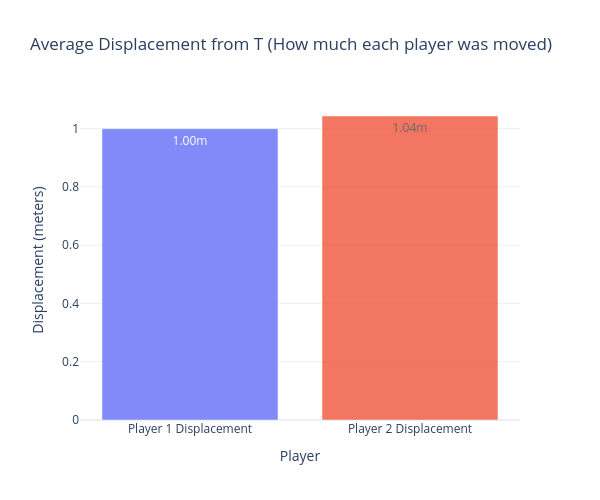
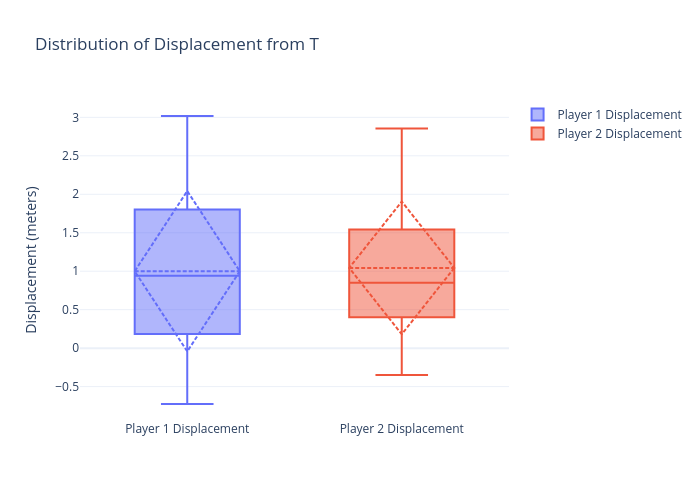

The notebook cell saved with these charts, in order:
### Markdown cell above
## **5. Shot Displacement From T**

### Code cell
# Opponent Displacement from T - Rewritten for clarity

import plotly.graph_objects as go
import pandas as pd

# Get all racket hit events sorted by time
racket_hits = df[df['is_racket_hit'] == True].sort_values(['rally_id', 'timestamp']).copy()

# Calculate displacement for each shot
displacement_results = []

for idx, hit in racket_hits.iterrows():
    shooter_id = hit['racket_hit_player_id']
    target_id = 2 if shooter_id == 1 else 1  # The player being displaced
    rally_id = hit['rally_id']
    hit_timestamp = hit['timestamp']
    
    # Get target player's position at the shooter's hit
    if target_id == 1:
        target_distance_at_shot = hit['p1_distance_from_t']
    else:
        target_distance_at_shot = hit['p2_distance_from_t']
    
    # Find target player's NEXT shot (their response)
    target_next_shots = racket_hits[
        (racket_hits['rally_id'] == rally_id) &
        (racket_hits['racket_hit_player_id'] == target_id) &
        (racket_hits['timestamp'] > hit_timestamp)
    ]
    
    if len(target_next_shots) > 0:
        target_response = target_next_shots.iloc[0]
        
        # Get target player's position at their response hit
        if target_id == 1:
            target_distance_at_response = target_response['p1_distance_from_t']
        else:
            target_distance_at_response = target_response['p2_distance_from_t']
        
        # Calculate displacement (change in distance from T)
        displacement = target_distance_at_response - target_distance_at_shot
        
        displacement_results.append({
            'rally_id': rally_id,
            'shooter_id': shooter_id,  # Who hit the shot
            'displaced_player_id': target_id,  # Who got displaced
            'hit_timestamp': hit_timestamp,
            'response_timestamp': target_response['timestamp'],
            'distance_at_shot': target_distance_at_shot,
            'distance_at_response': target_distance_at_response,
            'displacement_from_t': displacement  # Positive = moved away from T
        })

# Convert to DataFrame
displacement_df = pd.DataFrame(displacement_results)

if len(displacement_df) > 0:
    # Group by displaced player (who got moved)
    p1_displaced = displacement_df[displacement_df['displaced_player_id'] == 1]  # Player 1 was displaced by Player 2
    p2_displaced = displacement_df[displacement_df['displaced_player_id'] == 2]  # Player 2 was displaced by Player 1
    
    print("=== Opponent Displacement from T ===\n")
    
    if len(p1_displaced) > 0:
        print(f"Player 1 Displacement (displaced by Player 2's shots):")
        print(f"  Average displacement: {p1_displaced['displacement_from_t'].mean():.2f}m")
        print(f"  Max displacement: {p1_displaced['displacement_from_t'].max():.2f}m")
        print(f"  Min displacement: {p1_displaced['displacement_from_t'].min():.2f}m")
        print(f"  Total shots received: {len(p1_displaced)}\n")
    
    if len(p2_displaced) > 0:
        print(f"Player 2 Displacement (displaced by Player 1's shots):")
        print(f"  Average displacement: {p2_displaced['displacement_from_t'].mean():.2f}m")
        print(f"  Max displacement: {p2_displaced['displacement_from_t'].max():.2f}m")
        print(f"  Min displacement: {p2_displaced['displacement_from_t'].min():.2f}m")
        print(f"  Total shots received: {len(p2_displaced)}\n")
    
    # Visualization 1: Average Displacement
    fig1 = go.Figure()
    
    fig1.add_trace(go.Bar(
        x=['Player 1 Displacement', 'Player 2 Displacement'],
        y=[
            p1_displaced['displacement_from_t'].mean(),
            p2_displaced['displacement_from_t'].mean()
        ],
        marker_color=['#636EFA', '#EF553B'],
        opacity=0.8,
        text=[
            f"{p1_displaced['displacement_from_t'].mean():.2f}m",
            f"{p2_displaced['displacement_from_t'].mean():.2f}m"
        ],
        textposition='auto'
    ))
    
    fig1.update_layout(
        title='Average Displacement from T (How much each player was moved)',
        xaxis_title='Player',
        yaxis_title='Displacement (meters)',
        template='plotly_white',
        height=500,
        width=600,
        showlegend=False
    )
    
    fig1.show()
    
    # Visualization 2: Distribution of Displacement
    fig2 = go.Figure()
    
    fig2.add_trace(go.Box(
        y=p1_displaced['displacement_from_t'],
        name='Player 1 Displacement',
        marker_color='#636EFA',
        boxmean='sd'
    ))
    
    fig2.add_trace(go.Box(
        y=p2_displaced['displacement_from_t'],
        name='Player 2 Displacement',
        marker_color='#EF553B',
        boxmean='sd'
    ))
    
    fig2.update_layout(
        title='Distribution of Displacement from T',
        yaxis_title='Displacement (meters)',
        template='plotly_white',
        height=500,
        width=700
    )
    
    fig2.show()
    
    # Visualization 3: Displacement Over Time (Line Graph)
    fig3 = go.Figure()
    
    p1_sorted = p1_displaced.sort_values('hit_timestamp')
    p2_sorted = p2_displaced.sort_values('hit_timestamp')
    
    fig3.add_trace(go.Scatter(
        x=p1_sorted['hit_timestamp'],
        y=p1_sorted['displacement_from_t'],
        mode='lines+markers',
        name='Player 1 Displacement',
        line=dict(color='#636EFA', width=2),
        marker=dict(size=6)
    ))
    
    fig3.add_trace(go.Scatter(
        x=p2_sorted['hit_timestamp'],
        y=p2_sorted['displacement_from_t'],
        mode='lines+markers',
        name='Player 2 Displacement',
        line=dict(color='#EF553B', width=2),
        marker=dict(size=6)
    ))
    
    fig3.add_hline(y=0, line_dash="dash", line_color="gray", 
                   annotation_text="No displacement")
    
    fig3.update_layout(
        title='Displacement Over Time',
        xaxis_title='Time (seconds)',
        yaxis_title='Displacement (meters)',
        template='plotly_white',
        height=500,
        width=1000,
        hovermode='x unified'
    )
    
    fig3.show()
    
    # Visualization 4: Displacement Per Rally (Line Graph)
    fig4 = go.Figure()
    
    fig4.add_trace(go.Scatter(
        x=p1_displaced['rally_id'],
        y=p1_displaced['displacement_from_t'],
        mode='lines+markers',
        name='Player 1 Displacement',
        line=dict(color='#636EFA', width=2),
        marker=dict(size=6)
    ))
    
    fig4.add_trace(go.Scatter(
        x=p2_displaced['rally_id'],
        y=p2_displaced['displacement_from_t'],
        mode='lines+markers',
        name='Player 2 Displacement',
        line=dict(color='#EF553B', width=2),
        marker=dict(size=6)
    ))
    
    fig4.add_hline(y=0, line_dash="dash", line_color="gray", 
                   annotation_text="No displacement")
    
    fig4.update_layout(
        title='Displacement Per Rally',
        xaxis_title='Rally ID',
        yaxis_title='Displacement (meters)',
        template='plotly_white',
        height=500,
        width=1000,
        hovermode='x unified'
    )
    
    fig4.show()
    
else:
    print("No displacement data available")

### Figure 1 — Plotly figure (JSON) as saved in the notebook; plotly's stock layout.template omitted (floating-point values rounded to 4 significant figures)
{"data": [{"marker": {"color": ["#636EFA", "#EF553B"]}, "opacity": 0.8, "text": ["1.00m", "1.04m"], "textposition": "auto", "type": "bar", "x": ["Player 1 Displacement", "Player 2 Displacement"], "y": [0.9998, 1.043]}], "layout": {"height": 500, "showlegend": false, "title": {"text": "Average Displacement from T (How much each player was moved)"}, "width": 600, "xaxis": {"title": {"text": "Player"}}, "yaxis": {"title": {"text": "Displacement (meters)"}}}}

### Figure 2 — Plotly figure (JSON) as saved in the notebook; plotly's stock layout.template omitted (floating-point values rounded to 4 significant figures)
{"data": [{"boxmean": "sd", "marker": {"color": "#636EFA"}, "name": "Player 1 Displacement", "type": "box", "y": [0.8901, 2.881, -0.5315, -0.4924, -0.4569, -0.6976, 1.224, 1.776, 1.691, 0.6284, 1.074, 0.5975, 0.8199, 2.369, 0.1331, 0.3977, -0.2671, 1.575, 1.0, 0.8865, 0.5053, 1.827, 2.467, 0.9936, 1.388, 0.03727, 1.004, 0.805, 0.2364, 0.5992, 3.017, 1.928, -0.1469, 2.199, -0.2064, -0.6057, 1.937, 2.555, -0.2128, 2.275, -0.726, -0.08285, 2.463, 1.076, 2.818, 1.004, 0.4272, 0.8247, 1.546, 2.8, 0.4302, 1.311]}, {"boxmean": "sd", "marker": {"color": "#EF553B"}, "name": "Player 2 Displacement", "type": "box", "y": [1.571, 0.04581, 1.227, 1.463, 0.2519, 0.9942, 1.992, 0.4489, 0.6603, -0.3494, 2.542, 2.495, 0.6154, 0.2012, 0.738, 0.5468, 2.819, 0.7614, 0.8525, 1.001, -0.2431, 0.4625, 2.855, 0.3839, 1.221, 2.567, -0.06895, 0.7593, 0.01879, 0.3357, 1.285, 1.258, 0.2364, 1.567, 0.6194, 1.959, -0.3086, 0.2455, 0.5435, 1.145, 1.445, 0.8505, 0.8024, 0.2684, 2.299, 1.855, 2.225, 0.9716, 0.6068, 2.818, 1.342]}], "layout": {"height": 500, "title": {"text": "Distribution of Displacement from T"}, "width": 700, "yaxis": {"title": {"text": "Displacement (meters)"}}}}
